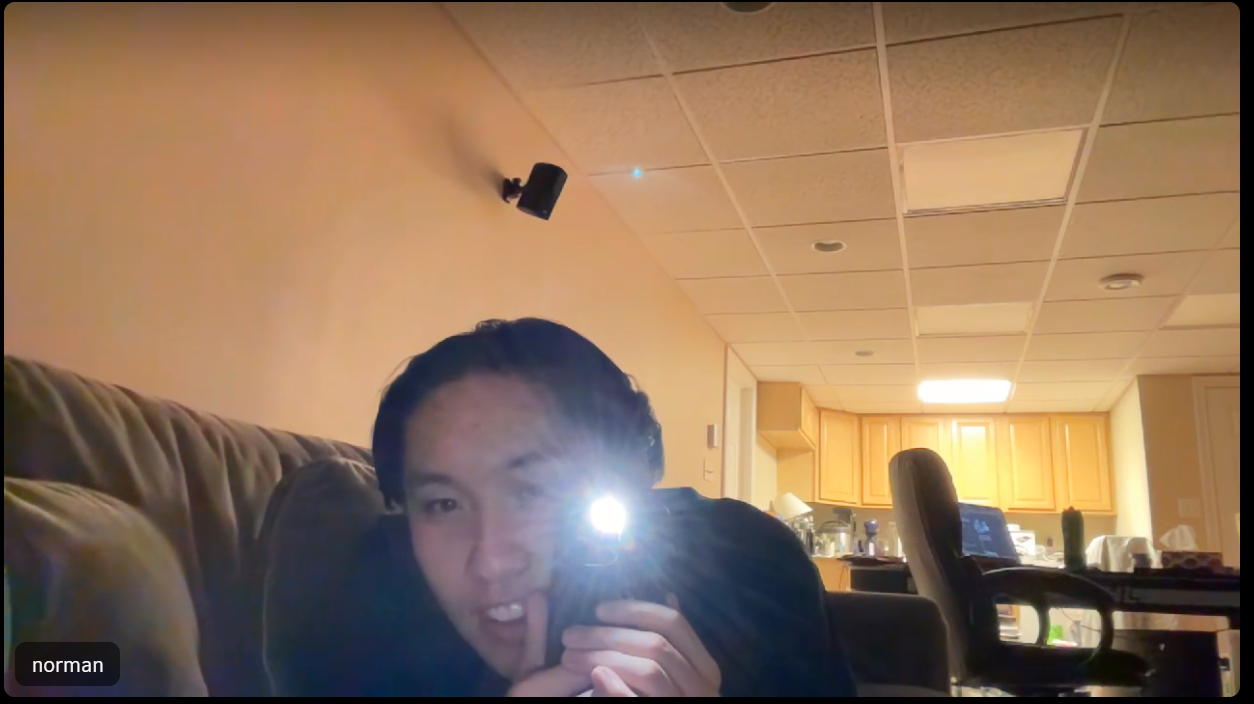
#> input picture norman.png, 1254 x 704 px
$ python -i light_detection.py   (imports and definitions only)
#> lines starting #> are read from the running program, lines starting #| are printed output that depends on the picture; after the words box and inside, x2 and y2 are one past the last pixel; in counts of white or black regions, pixels touching at a corner belong together
#> further down, picture is the input picture: shape (704, 1254, 3); mean B, G, R 91.1, 115.3, 143.3
import cv2

pi = 3.1415926535897932384626


def circularity(area, perimeter):
    return (4 * pi * area) / (perimeter ** 2)

# creates terminal arguments
# arg_par = argparse.ArgumentParser()
# arg_par.add_argument("-i", "--image", required=True, help="path to img file")
# args = vars(arg_par.parse_args())


def get_brightest_point(img):
    # grayscale and blur image
    grayscaled = cv2.cvtColor(img, cv2.COLOR_BGR2GRAY)
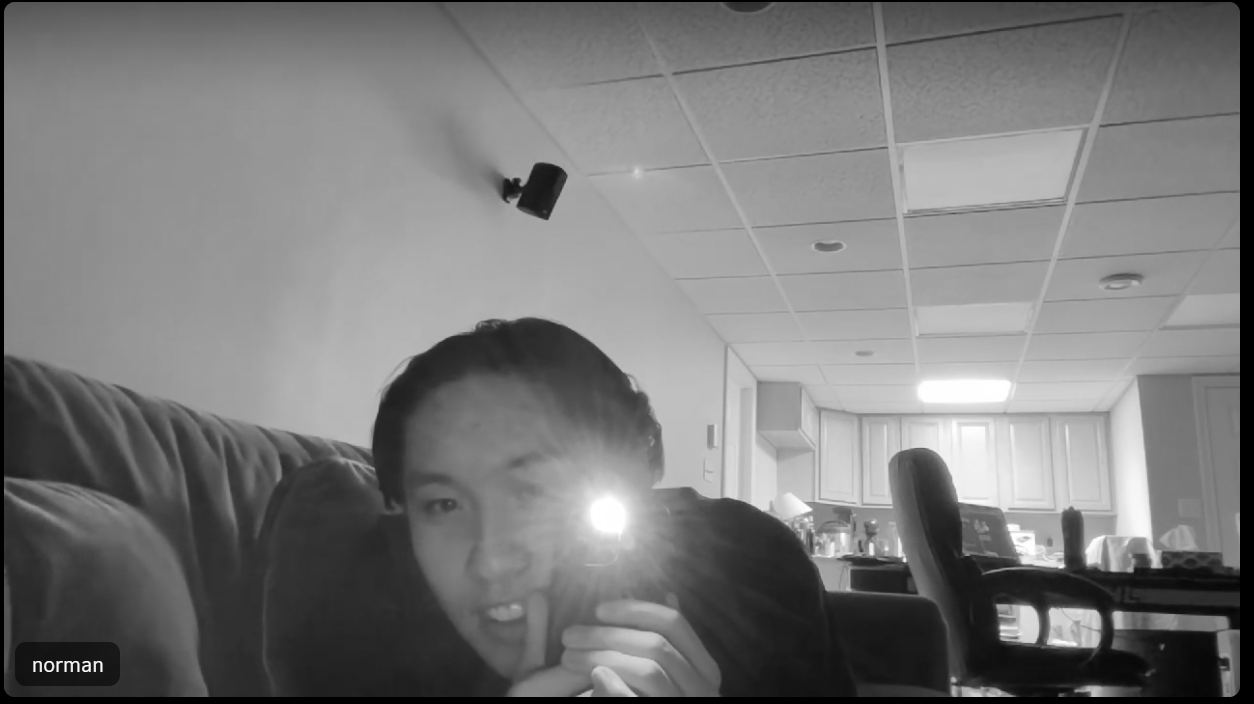
#> grayscaled: shape (704, 1254); min 0, max 255, mean 120.9
    blurred = cv2.medianBlur(grayscaled, 21)
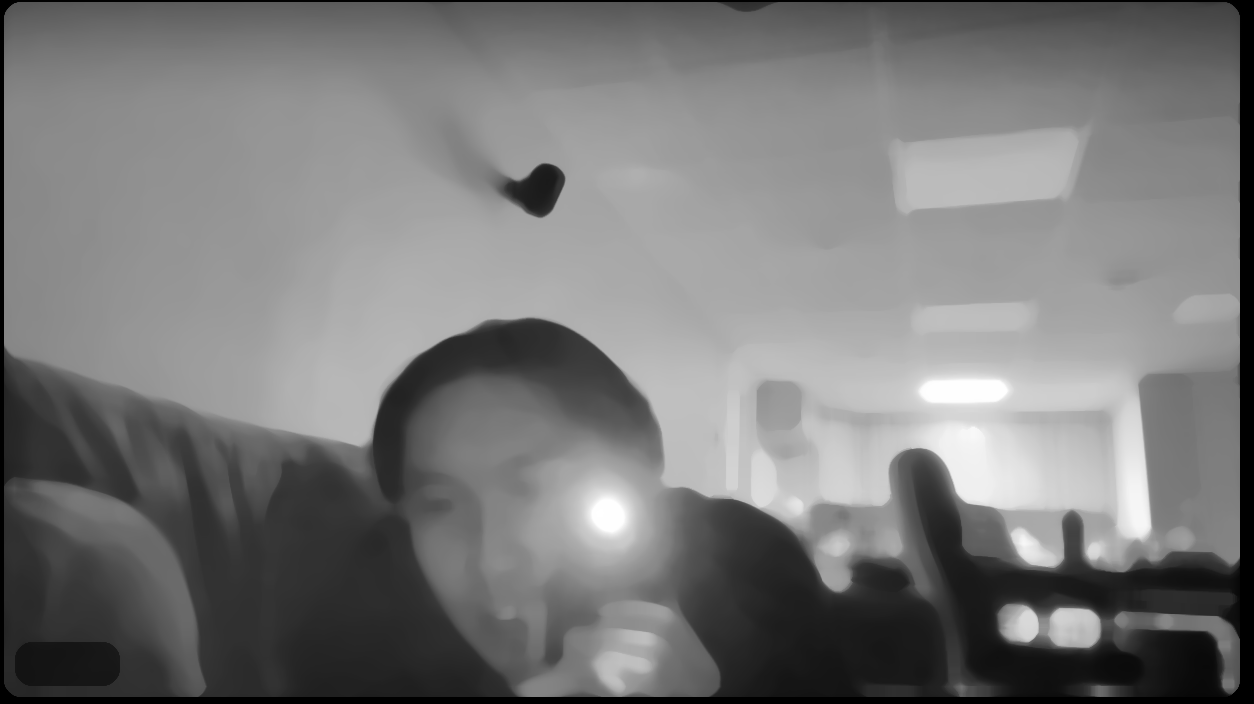
#> blurred: shape (704, 1254); min 0, max 255, mean 120.6

    min_max_info = cv2.minMaxLoc(blurred)
#> min_max_info = (0, 255, (0, 0), (600, 509))
    brightest_value = min_max_info[1]
#> brightest_value = 255

    print(brightest_value)
#| 255.0

    # any pixel >= 200 is set to white (255) and any < 200 are set to black
    brightest_only = cv2.threshold(
        blurred, brightest_value-3, 255, cv2.THRESH_BINARY)[1]
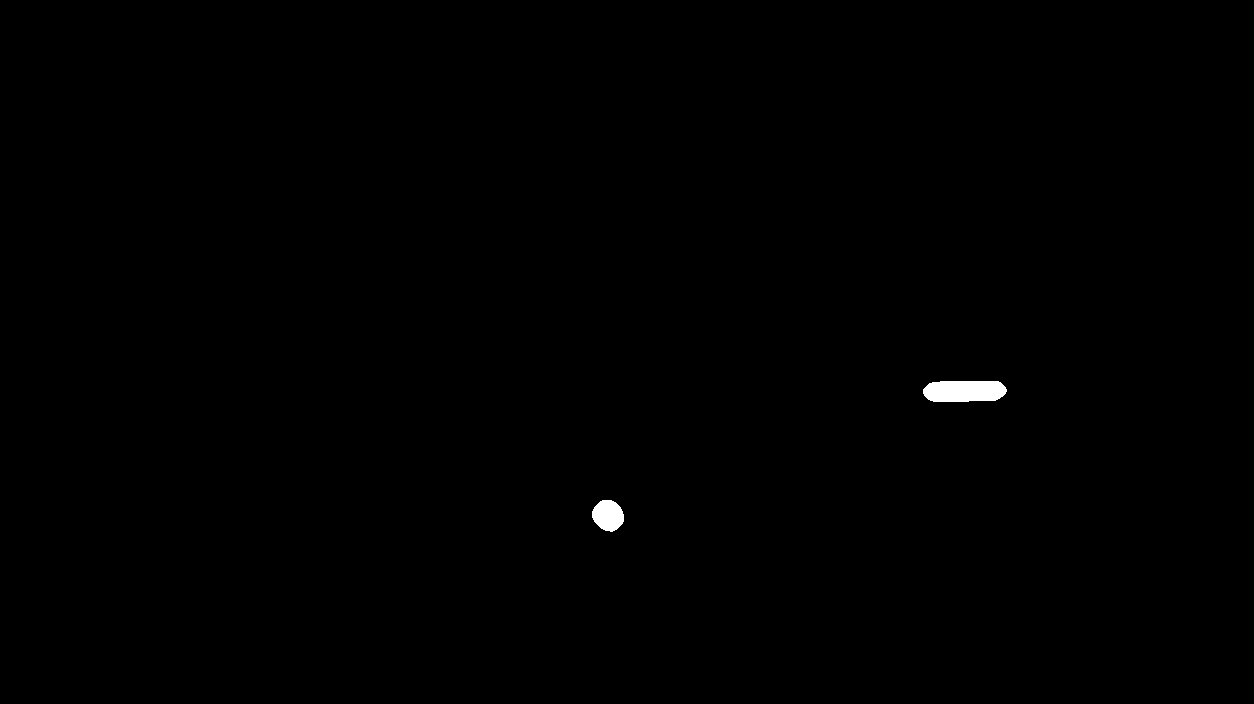
#> brightest_only: shape (704, 1254); 0.27% white; 2 white regions, box (x1, y1, x2, y2) and area: (923, 381, 1007, 402) 1572, (592, 500, 624, 532) 771

    # remove small areas/noise
    brightest_only = cv2.erode(brightest_only, None, iterations=2)
#> brightest_only: shape (704, 1254); 0.19% white; 2 white regions, box (x1, y1, x2, y2) and area: (925, 383, 1004, 400) 1169, (594, 502, 622, 529) 532
    brightest_only = cv2.dilate(brightest_only, None, iterations=4)
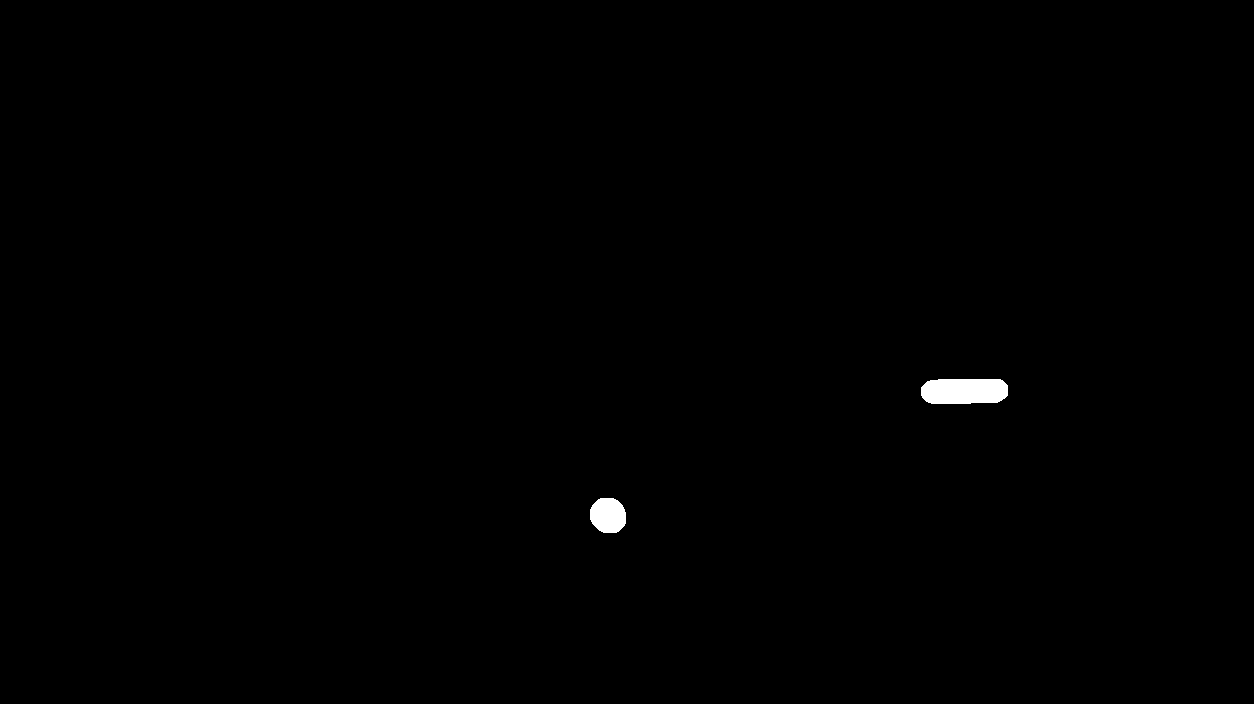
#> brightest_only: shape (704, 1254); 0.34% white; 2 white regions

    # find contours
    contours, hierarchy = cv2.findContours(
        brightest_only, cv2.RETR_TREE, cv2.CHAIN_APPROX_SIMPLE)
#> contours = 2 contours; box (x1, y1, x2, y2) and area: (921, 379, 1008, 404) 1904, (590, 498, 626, 533) 985
    num_contours = len(contours)
#> num_contours = 2
    #
    # initialize to smallest possible
    max_circ = 0
    most_circ_contour = None

    # find contour with max circularity
    for i, contour in enumerate(contours):
        print("current: contour {} of {}".format(i+1, num_contours))
        area = cv2.contourArea(contour)
        perim = cv2.arcLength(contour, True)
        circ = circularity(area, perim)
        if circ > max_circ or i == 0:
            most_circ_contour = contour
            max_circ = circ
#> this loop made 2 passes
#> (area, perim, circ, max_circ) on pass 1: (985, 115.7, 0.924, 0.924)
#> (area, perim, circ) on pass 2: (1904.5, 203, 0.581)
#| current: contour 1 of 2
#| current: contour 2 of 2
#> after the loop, max_circ = 0.924; most_circ_contour = contour of 36 points, box (x1, y1, x2, y2) (590, 498, 626, 533), area 985

    # centroid of the most circular moment
    img_moment = cv2.moments(most_circ_contour)
#> img_moment = moments, m00 985, centre m10/m00, m01/m00 = (607.7, 515)
    # print(img_moment)
    if img_moment["m00"] != 0:
        centerX = int(img_moment["m10"]/img_moment["m00"])
#> centerX = 607
        centerY = int(img_moment["m01"]/img_moment["m00"])
#> centerY = 515
    else:
        centerX, centerY = 0, 0
        print("ERROR")
    brightest_point_info = {
        "center_x": centerX,
        "center_y": centerY
    }
#> brightest_point_info = {'center_x': 607, 'center_y': 515}
    return brightest_point_info


def print_brightest_point(img):
    brightest_point = get_brightest_point(img)
    centerX = brightest_point['center_x']
    centerY = brightest_point['center_y']

    # cv2.drawContours(img, [most_circ_contour], -1, (0, 255, 0), 2)
    cv2.circle(img, (centerX, centerY), 7, (125, 125, 125), -1)
    print("x: {}, y: {}".format(centerX, centerY))
    # cv2.putText(img, "center", (centerX - 20, centerY - 20), cv2.FONT_HERSHEY_SIMPLEX, 0.5, (255, 255, 255), 2)

>>> import cv2
>>> picture = cv2.imread('../norman.png')
>>> result = get_brightest_point(picture)
#> result = {'center_x': 607, 'center_y': 515}
